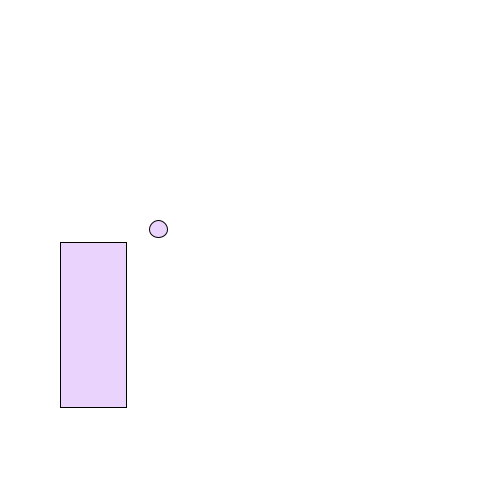
Frame 1 (no input)
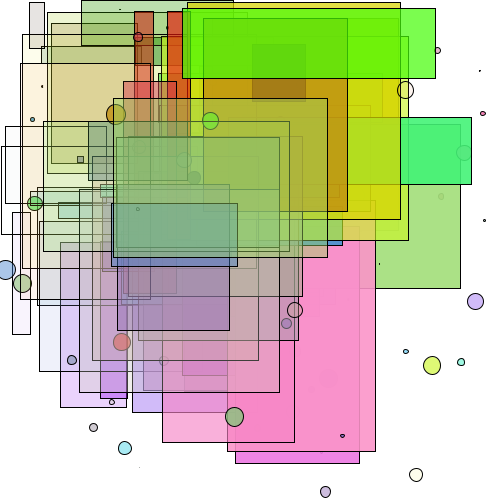
Frame 60 (the mouse pressed at the canvas centre just before this capture)
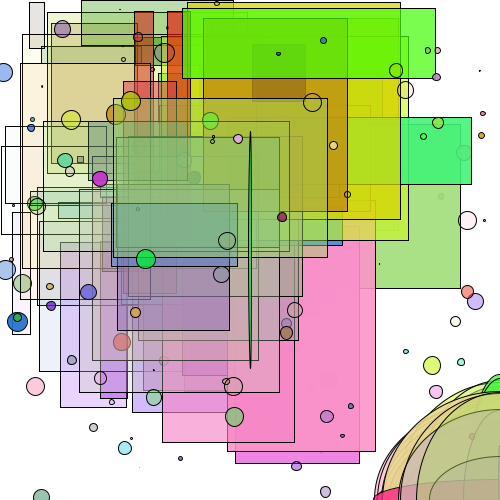
Frame 120 (the mouse held since frame 60 and released just before this capture)

The Processing sketch that drew these frames (run headless with seeded random() and noise(); from frame 60 on, the mouse is pressed at the canvas centre):

// Processing sketch: processing_9234
// ── processing_9234.pde

float r= 100;
float g= 150;
float b= 200;
float a= 200;

float diam = 20;
float x= 100;
float y= 100;

void setup() {
  size(500,500);
  background(255);
  smooth();
  frameRate(30);
}


void draw() {
  r = random(255);
  g = random(255);
  b = random(255);
  a = random(255);
  diam = random(20);
  x = random(width);
  y = random(height);
  
  stroke(0);
  fill(r,g,b,a);
  ellipse(x,y,diam,diam);
  
  if (!mousePressed) {
    rect (a,b,g,r);
  } else {
    ellipse (pmouseX+mouseX,pmouseY+mouseY,r,g);
  }
  
}
